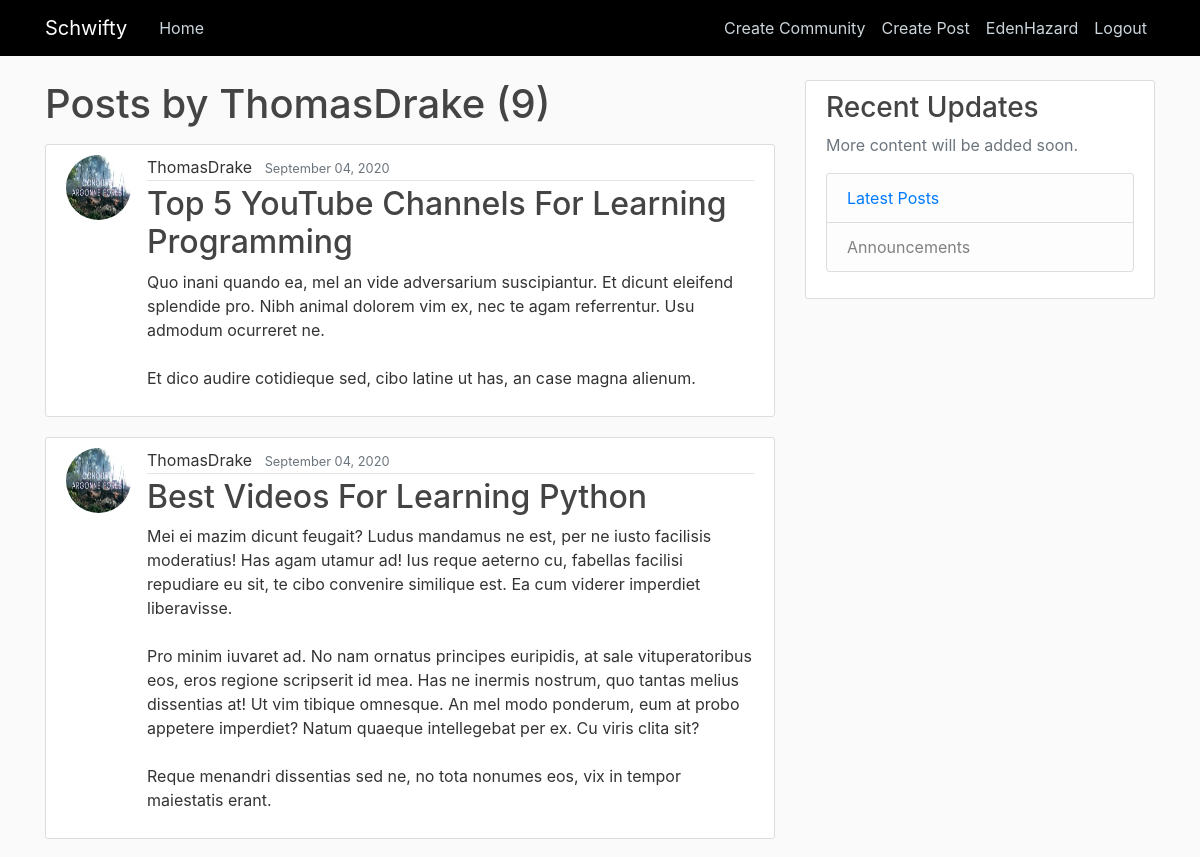
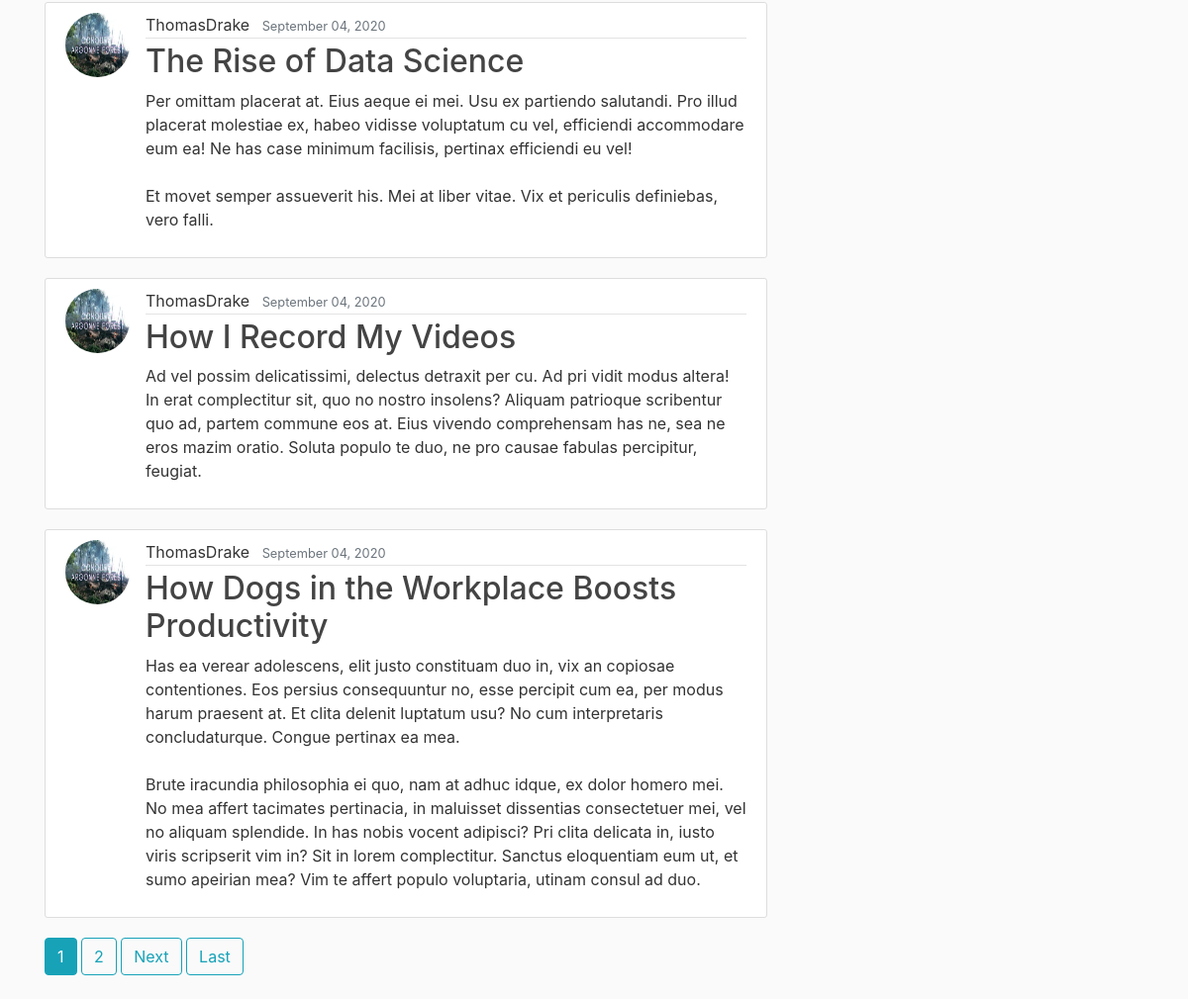
Page /user/ThomasDrake/ (signed in) on the committed database (2 pictures, top to bottom).
### blog/models.py (models this page shows, shortened)
class Post(models.Model):
    title = models.CharField(max_length = 100)
    content = models.TextField()
    date_posted = models.DateTimeField(default = timezone.now)
    author = models.ForeignKey(User , on_delete= models.CASCADE)
    upvotes = models.ManyToManyField(User, blank = True, related_name='post_upvotes')
    downvotes = models.ManyToManyField(User,blank = True, related_name='post_downvotes')
    posted_to = models.ManyToManyField(Community , blank = True , related_name='posted_to_community')

### users/models.py (models this page shows, shortened)
class Profile(models.Model):
    user = models.OneToOneField(User , on_delete=models.CASCADE)
    image = models.ImageField(default = 'default.jpg' ,upload_to ='profile_pics' )

### blog/views.py (the view)
# urls.py: path('user/<str:username>/', views.UserPostListView.as_view() ,name ='user-posts'),
class UserPostListView(ListView):
    model = Post
    template_name = 'blog/user_posts.html'
    context_object_name = 'posts'
    paginate_by = 5
    def get_queryset(self):
        user = get_object_or_404(User , username = self.kwargs.get('username'))
        return Post.objects.filter(author = user).order_by('-date_posted')

### blog/templates/blog/user_posts.html (shortened to what this page needs)
{% extends "blog/base.html" %}
{% block content %}
        <h1 class ="mb-3">Posts by {{view.kwargs.username}} ({{page_obj.paginator.count}})</h1>
        {% for post in posts %}
        <article class="media content-section">
          <img src="{{post.author.profile.image.url}}" class="rounded-circle article-img">
          <div class="media-body">
            <div class="article-metadata">
                {% if post.author == user%}
                  <a class="mr-2" href="{% url 'profile' %}">{{ post.author }}</a>
                {% else %}
                  <span class ="mr-2"> {{post.author}}</span>
                {% endif %}
                <small class="text-muted">{{ post.date_posted|date:"F d, Y" }}</small>
              </div>
              <h2><a class="article-title" href="{% url 'post-detail' post.id %}">{{ post.title }}</a></h2>
              <p class="article-content">{{ post.content }}</p>
            </div>
          </article>
        {% endfor %}
        {% if is_paginated %}
            {% for num in page_obj.paginator.page_range %}
                {% if page_obj.number == num %}
                  <a class="btn btn-info mb-4" href="?page={{num}}">{{num}}</a>
                {% elif num > page_obj.number|add:'-3' and num < page_obj.number|add:'3' %}
                  <a class="btn btn-outline-info mb-4" href="?page={{num}}">{{num}}</a>
                {% endif %}
            {% endfor %}
          {% if page_obj.has_next %}
            <a class ="btn btn-outline-info mb-4" href="?page={{page_obj.next_page_number}}">Next</a>
            <a class ="btn btn-outline-info mb-4" href="?page={{page_obj.paginator.num_pages}}">Last</a>
          {% endif %}
        {% endif %}
{% endblock content %}

### blog/templates/blog/base.html (shortened to what this page needs)
{% load static %}
<html>
    <head>
    <link rel="stylesheet" href="https://maxcdn.bootstrapcdn.com/bootstrap/4.0.0/css/bootstrap.min.css">
    <link rel="stylesheet" href ="{% static 'blog/main.css'%}">
    </head>
    <body>
        <header class="site-header">
            <nav class="navbar navbar-expand-md navbar-dark bg-steel fixed-top">
              <div class="container">
                <a class="navbar-brand mr-4" href="{% url 'blog-home' %}">Schwifty</a>
                <div class="collapse navbar-collapse" id="navbarToggle">
                  <div class="navbar-nav mr-auto">
                    <a class="nav-item nav-link" href="{% url 'blog-home' %}">Home</a>
                  </div>
                  <div class="navbar-nav">
                    {% if user.is_authenticated %}
                    <a class="nav-item nav-link" href="{% url 'comm-create' %}">Create Community</a>
                      <a class="nav-item nav-link" href="{% url 'post-create' %}">Create Post</a>
                      <a class="nav-item nav-link" href ="{% url 'profile' %}">{{user.username}}</a>
                      <a class="nav-item nav-link" href="{% url 'logout' %}">Logout</a>
                    {% else %}
                      <a class="nav-item nav-link" href="{% url 'login'%}">Login</a>
                      <a class="nav-item nav-link" href="{% url 'register'%}">Register</a>
                    {% endif %}
                  </div>
                </div>
              </div>
            </nav>
          </header>
          <main role="main" class="container">
            <div class="row">
              <div class="col-md-8">
                {% block content %}{% endblock %}
              </div>
              <div class="col-md-4">
                <div class="content-section">
                  <h3>Recent Updates</h3>
                  <p class='text-muted'>More content will be added soon.
                    <ul class="list-group">
                      <li class="list-group-item list-group-item-light"><a href="{% url 'blog-home' %}">Latest Posts</a></li>
                      <li class="list-group-item list-group-item-light">Announcements</li>
                    </ul>
                  </p>
                </div>
              </div>
            </div>
          </main>
    </body>
</html>

### blog/static/blog/main.css (style rules this page uses)
body { background: #fafafa; color: #333333; margin-top: 5rem; }
h1, h2, h3, h4, h5, h6 { color: #444444; }
ul { margin: 0; }
.bg-steel { background-color:black; }
.site-header .navbar-nav .nav-link { color: #cbd5db; }
.content-section { background: #ffffff; padding: 10px 20px; border: 1px solid #dddddd; border-radius: 3px; margin-bottom: 20px; }
.article-title { color: #444444; }
.article-content { white-space: pre-line; }
.article-img { height: 65px; width: 65px; margin-right: 16px; }
.article-metadata { padding-bottom: 1px; margin-bottom: 4px; border-bottom: 1px solid #e3e3e3 }

### rows in the picture
Post: author.profile.image (placeholder picture), author "ThomasDrake", date_posted "September 04, 2020", title "Top 5 YouTube Channels For Learning Programming", content "Quo inani quando ea, mel an vide adversarium suscipiantur. Et dicunt eleifend splendide pro. Nibh animal dolorem vim ex, nec te agam referrentur. Usu admodum ocurreret ne. Et dico audire cotidieque sed, cibo latine ut has, an case magna alienum."
Post: author.profile.image (placeholder picture), author "ThomasDrake", date_posted "September 04, 2020", title "Best Videos For Learning Python", content "Mei ei mazim dicunt feugait? Ludus mandamus ne est, per ne iusto facilisis moderatius! Has agam utamur ad! Ius reque aeterno cu, fabellas facilisi repudiare eu sit, te cibo convenire similique est. Ea cum viderer imperdiet liberavisse. Pro minim iuvaret ad. No nam ornatus principes euripidis, at sale vituperatoribus eos, eros regione scripserit id mea. Has ne inermis nostrum, quo tantas melius dissentias at! Ut vim tibique omnesque. An mel modo ponderum, eum at probo appetere imperdiet? Natum quaeque intellegebat per ex. Cu viris clita sit? Reque menandri dissentias sed ne, no tota nonumes eos, vix in tempor maiestatis erant."
Post: author.profile.image (placeholder picture), author "ThomasDrake", date_posted "September 04, 2020", title "The Rise of Data Science", content "Per omittam placerat at. Eius aeque ei mei. Usu ex partiendo salutandi. Pro illud placerat molestiae ex, habeo vidisse voluptatum cu vel, efficiendi accommodare eum ea! Ne has case minimum facilisis, pertinax efficiendi eu vel! Et movet semper assueverit his. Mei at liber vitae. Vix et periculis definiebas, vero falli."
Post: author.profile.image (placeholder picture), author "ThomasDrake", date_posted "September 04, 2020", title "How I Record My Videos", content "Ad vel possim delicatissimi, delectus detraxit per cu. Ad pri vidit modus altera! In erat complectitur sit, quo no nostro insolens? Aliquam patrioque scribentur quo ad, partem commune eos at. Eius vivendo comprehensam has ne, sea ne eros mazim oratio. Soluta populo te duo, ne pro causae fabulas percipitur, feugiat."
Post: author.profile.image (placeholder picture), author "ThomasDrake", date_posted "September 04, 2020", title "How Dogs in the Workplace Boosts Productivity", content "Has ea verear adolescens, elit justo constituam duo in, vix an copiosae contentiones. Eos persius consequuntur no, esse percipit cum ea, per modus harum praesent at. Et clita delenit luptatum usu? No cum interpretaris concludaturque. Congue pertinax ea mea. Brute iracundia philosophia ei quo, nam at adhuc idque, ex dolor homero mei. No mea affert tacimates pertinacia, in maluisset dissentias consectetuer mei, vel no aliquam splendide. In has nobis vocent adipisci? Pri clita delicata in, iusto viris scripserit vim in? Sit in lorem complectitur. Sanctus eloquentiam eum ut, et sumo apeirian mea? Vim te affert populo voluptaria, utinam consul ad duo."

### other values in the picture
{{ user.username }} "EdenHazard"
{{ view.kwargs.username }} "ThomasDrake"
{{ page_obj.paginator.count }} "9"
{{ num }} "1"
{{ num }} "2"
